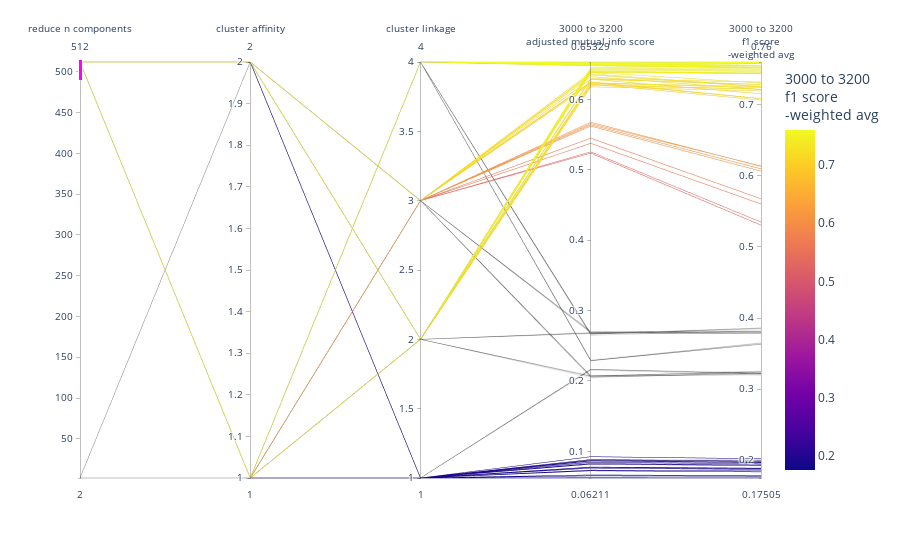

The code cell stored with this chart in its notebook:
### Markdown cell above
Plot w/o normalized norm (it only changes `ward` linkage)

### Code cell
l_cols_plot_raw_ = l_parallel_params + l_parallel_metrics_3k
l_cols_plot_clean_ = [rename_col_for_display(c) for c in l_cols_plot_raw_]
df_plot_ = (
    df_mlf_clustering_candidates[l_cols_plot_raw_]
    .fillna({'params._pipe-reduce__n_components': 512})  # for SVD nulls
    .rename(columns={c: rename_col_for_display(c) for c in l_cols_plot_raw_})
    .reset_index(drop=True)
)
# remap cluster linkage so it shows up in plot
col_linkage_clean = 'cluster linkage'
col_affinity_clean = 'cluster affinity'
col_comp_clean = 'reduce n components'
df_plot_[col_linkage_clean] = df_plot_[col_linkage_clean].replace(d_linkage_to_num)
df_plot_[col_affinity_clean] = df_plot_[col_affinity_clean].replace(d_affinity_to_num)
df_plot_[col_comp_clean] = df_plot_[col_comp_clean].astype(int).replace(d_comp_to_num)
print(f"Linkage names:\n  {d_num_to_linkage}")
print(f"Affinity names:\n  {d_num_to_affinity}")
print(f"Component names:\n  {d_num_to_comp}")

# df_plot_ = df_plot_.drop('subreddits', axis=1)
fig = px.parallel_coordinates(
    df_plot_,
    color=l_cols_plot_clean_[-1],
    # dimensions=l_cols_plot_clean_,
    # labels={},
    # color_continuous_scale=px.colors.diverging.Tealrose,
    # color_continuous_midpoint=2
)
fig.show()

### Figure 1 — Plotly figure (JSON) as saved in the notebook; plotly's stock layout.template omitted (floating-point values rounded to 4 significant figures; data arrays with more than 128 entries replaced by an {"elided": "..."} marker saying what was removed)
{"data": [{"dimensions": [{"constraintrange": [489.5, 523.3], "label": "reduce n components", "values": {"elided": "132 int values"}}, {"label": "cluster affinity", "values": {"elided": "132 int values"}}, {"label": "cluster linkage", "values": {"elided": "132 int values"}}, {"label": "3000 to 3200<br>adjusted mutual info score<br>", "values": {"elided": "132 float values"}}, {"label": "3000 to 3200<br>f1 score<br>-weighted avg<br><br>", "values": {"elided": "132 float values"}}], "domain": {"x": [0, 1], "y": [0, 1]}, "line": {"color": {"elided": "132 float values"}, "coloraxis": "coloraxis"}, "name": "", "type": "parcoords"}], "layout": {"autosize": true, "coloraxis": {"colorbar": {"title": {"text": "3000 to 3200<br>f1 score<br>-weighted avg<br><br>"}}, "colorscale": [[0, "#0d0887"], [0.1111, "#46039f"], [0.2222, "#7201a8"], [0.3333, "#9c179e"], [0.4444, "#bd3786"], [0.5556, "#d8576b"], [0.6667, "#ed7953"], [0.7778, "#fb9f3a"], [0.8889, "#fdca26"], [1, "#f0f921"]]}, "legend": {"tracegroupgap": 0}, "margin": {"t": 60}}}
